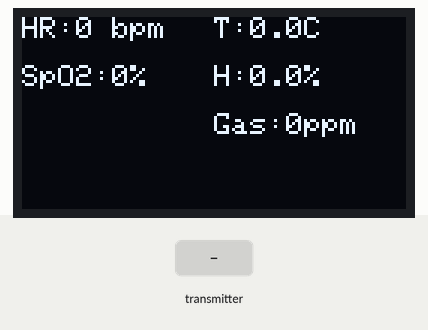
Recording of a sketch running on a simulated ESP8266 (NodeMCU). Shown: 128×64 one-colour display. Inputs (shaded band) come from the test bench. WiFi joins after 1.5 s; servers stay silent unless stated; what the sketch prints to the serial monitor is not drawn.

Above: at 2.7 s.
2.8 s: the transmitter starts sending t = 25
At 3.5 s:
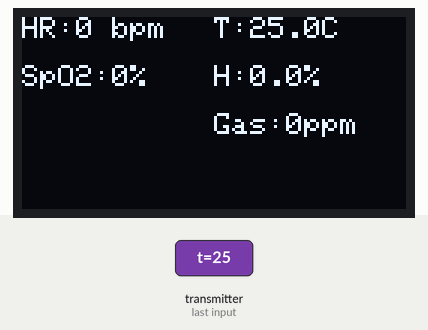
4.5 s: the transmitter starts sending h = 25
At 5.4 s:
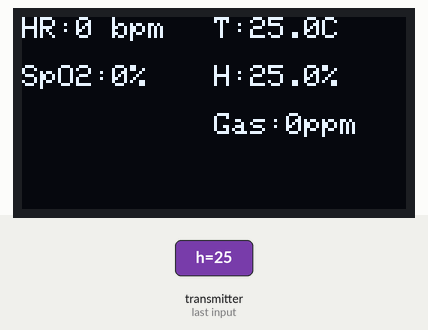
6.3 s: the transmitter starts sending g = 25
At 7.4 s:
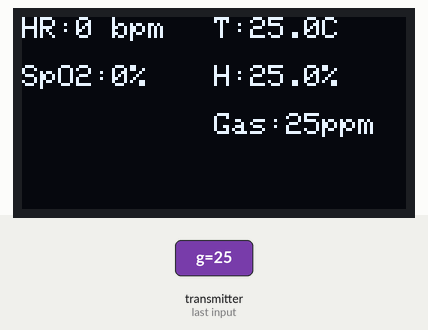
8.0 s: the transmitter starts sending hr = 25
At 9.4 s:
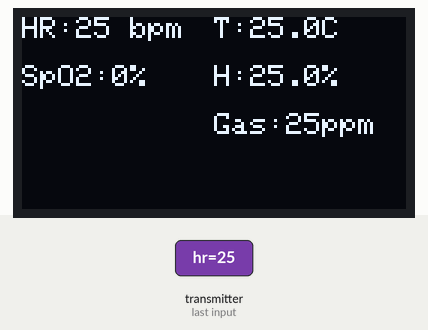
9.8 s: the transmitter starts sending o = 25
At 11.2 s:
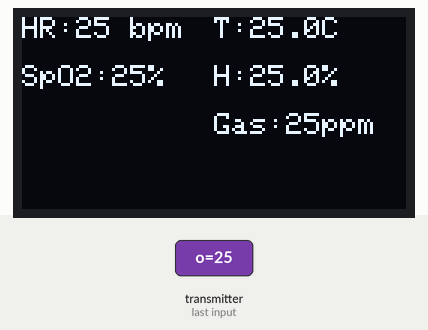
11.5 s: the transmitter starts sending t = 0
At 12.1 s:
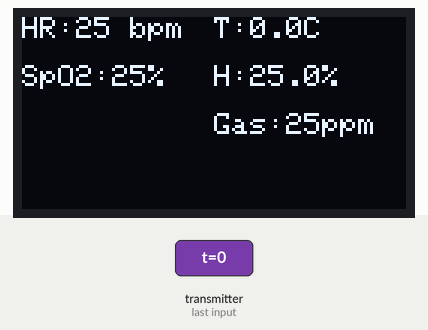
Timing chart, 0 to 14.3 s (numbered marks = the images above; inputs shaded):
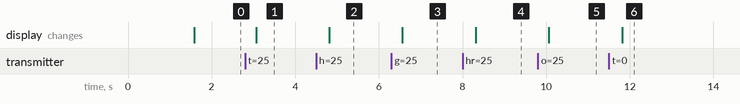

Measured:
- after the input at 2.8 s, the display: changes after 0.26 s (image 1)
- after the input at 4.5 s, the display: changes after 0.31 s (image 2)
- after the input at 6.3 s, the display: changes after 0.26 s (image 3)
- after the input at 8.0 s, the display: changes after 0.32 s (image 4)
- after the input at 9.8 s, the display: changes after 0.27 s (image 5)
- after the input at 11.5 s, the display: changes after 0.32 s (image 6)

The sketch:

ESP2.ino
```cpp
#include <ESP8266WiFi.h>
#include <espnow.h>
#include <WiFiClientSecure.h>
#include <Wire.h>
#include <Adafruit_GFX.h>
#include <Adafruit_SSD1306.h>
#include <Firebase_ESP_Client.h>
#include "addons/TokenHelper.h"

// OLED Config
#define SCREEN_WIDTH 128
#define SCREEN_HEIGHT 64
#define OLED_RESET -1
Adafruit_SSD1306 display(SCREEN_WIDTH, SCREEN_HEIGHT, &Wire, OLED_RESET);

// Cấu trúc dữ liệu ESP-NOW
struct Data {
  float t;
  float h;
  float g;
  float hr; // Nhịp tim
  float o; // Oxy máu
} receivedData;

// Biến cảm biến
float temp = 0;
float humi = 0;
float gas = 0;
float heartRate = 0;
float oxygenLevel = 0;

// WiFi Credentials
const char* ssid = "Luan";
const char* password = "05032003@";

// Google Sheets
const char* host = "script.google.com";
const int httpsPort = 443;
const char* GAS_ID = "AKfycbzgixY_2pXolSGZZWhDZ-zAveBdzUhmSz4dsLQ3d6qitGVg5zlggbFPp0KQNe9iVPGhxw";
BearSSL::WiFiClientSecure client;

// Firebase
///////#define API_KEY "AIzaSyDp8CSZgqR4zUr7CLiGpbRLFNFgLrHY37U"
///////#define DATABASE_URL "https://oiyt-79bf7-default-rtdb.firebaseio.com/"
#define API_KEY "AIzaSyA7rlwEH1s41Els-B-tSv7pUE9M8CmuZAQ"
#define DATABASE_URL "https://real-time-data-6-default-rtdb.firebaseio.com/"
FirebaseData fbdo;
FirebaseAuth auth;
FirebaseConfig config;
bool signupOK = false;

// Timer Variables
unsigned long prevMillisDisplay = 0;
unsigned long prevMillisFirebase = 0;
unsigned long prevMillisSheets = 0;

// Hàm xử lý nhận dữ liệu ESP-NOW
void OnDataRecv(uint8_t *mac, uint8_t *incomingData, uint8_t len) {
  memcpy(&receivedData, incomingData, sizeof(receivedData));
  temp = receivedData.t;
  humi = receivedData.h;
  gas = receivedData.g;
  heartRate = receivedData.hr;
  oxygenLevel = receivedData.o;

  Serial.printf("         Nhận dữ liệu:\n %.1fC %.1f%% %.1fppm HR%.0f SpO2%.0f\n",
               temp, humi, gas, heartRate, oxygenLevel);
}

void setupOLED() {
  if(!display.begin(SSD1306_SWITCHCAPVCC, 0x3C)) {
    Serial.println(F("SSD1306 allocation failed"));
    for(;;); // Chặn chương trình
  }
  display.clearDisplay();
  display.setTextSize(1);
  display.setTextColor(WHITE);
  display.setCursor(0,0);
  display.display();
}

void connectWiFi() {
  WiFi.mode(WIFI_STA);
  Serial.printf("Connecting to %s ", ssid);
  WiFi.begin(ssid, password);

  while (WiFi.status() != WL_CONNECTED) {
    delay(500);
    Serial.print(".");
  }
  Serial.println("\nWiFi connected");
  Serial.print("IP address: ");
  Serial.println(WiFi.localIP());
}

void setupFirebase() {
  config.api_key = API_KEY;
  config.database_url = DATABASE_URL;
  config.token_status_callback = tokenStatusCallback;

  if (Firebase.signUp(&config, &auth, "", "")) {
    signupOK = true;
    Serial.println("Firebase: OK");
  } else {
    Serial.printf("Firebase error: %s\n", config.signer.signupError.message.c_str());
  }

  Firebase.begin(&config, &auth);
  Firebase.reconnectNetwork(true);
}

void updateDisplay() {
  display.clearDisplay();

  // Cột trái
  display.setCursor(0, 0);
  display.printf("HR:%.0f bpm", heartRate);
  display.setCursor(0, 16);
  display.printf("SpO2:%.0f%%", oxygenLevel);
  display.setCursor(0, 32);
  display.printf("");

  // Cột phải
  display.setCursor(64, 0);
  display.printf("T:%.1fC", temp);
  display.setCursor(64, 16);
  display.printf("H:%.1f%%", humi);
  display.setCursor(64, 32);
  display.printf("Gas:%.0fppm", gas);

  display.display();
}

void sendToFirebase() {
  if(Firebase.ready() && signupOK) {
  Serial.println("Đã gửi FIREBASE");


    Firebase.RTDB.setFloatAsync(&fbdo, "DHT_11/Temperature", temp);
    Firebase.RTDB.setFloatAsync(&fbdo, "DHT_11/Humidity", humi);
    Firebase.RTDB.setFloatAsync(&fbdo, "DHT_11/Gas", gas);
    Firebase.RTDB.setFloatAsync(&fbdo, "DHT_11/HeartRate", heartRate);
    Firebase.RTDB.setFloatAsync(&fbdo, "DHT_11/OxygenLevel", oxygenLevel);
  }else{
  Serial.println("Lỗi gửi FIREBASE");
  }
}

void sendToGoogleSheets() {
  Serial.println("Preparing to send to Google Sheets...");

  char url[256];
  snprintf(url, sizeof(url),
    "/macros/s/%s/exec?sts=write&temp=%.1f&humi=%.1f&gas=%.0f&heart=%.0f&oxygen=%.0f",
    GAS_ID, temp, humi, gas, heartRate, oxygenLevel);

  client.stop();
  client.setInsecure();

  if (!client.connect(host, httpsPort)) {
    Serial.println("Connection failed");
    return;
  }

  client.print(String("GET ") + url + " HTTP/1.1\r\n" +
               "Host: " + host + "\r\n" +
               "Connection: close\r\n\r\n");

  // Đọc phản hồi nhanh
  while(client.connected() && !client.available()) delay(1);
  while(client.available()) client.read();

  client.stop();
  Serial.println("   Data sent to Sheets");


}

void setup() {
  Serial.begin(115200);
  setupOLED();
  connectWiFi();

  // ESP-NOW
  if (esp_now_init() != 0) {
    Serial.println("Error initializing ESP-NOW");
    ESP.restart();
  }
  esp_now_set_self_role(ESP_NOW_ROLE_SLAVE);
  esp_now_register_recv_cb(OnDataRecv);

  // Firebase
  setupFirebase();

  // Google Sheets client
  client.setBufferSizes(512, 512);
}
unsigned long lastDisplayUpdate = 0;
 unsigned long currentTime2 = millis();
 unsigned long currentTime3 = millis();

void loop() {
  unsigned long currentMillis = millis();

  // Update display every 1s
if (millis() - lastDisplayUpdate > 700) {
        lastDisplayUpdate = millis();
    updateDisplay();
    //sendToFirebase();
    //sendToGoogleSheets();
    //Serial.printf("Free Heap: %u\n", ESP.getFreeHeap());
  }
      // Gửi dữ liệu lên Google Sheets mỗi 10 giây
////    if (millis() - currentTime2 > 10000) {
////      sendToGoogleSheets();
////      currentTime2 = millis();
////    }
    if (millis() - currentTime3 > 1000) {
      sendToFirebase();
      currentTime3 = millis();
    }
}
```
